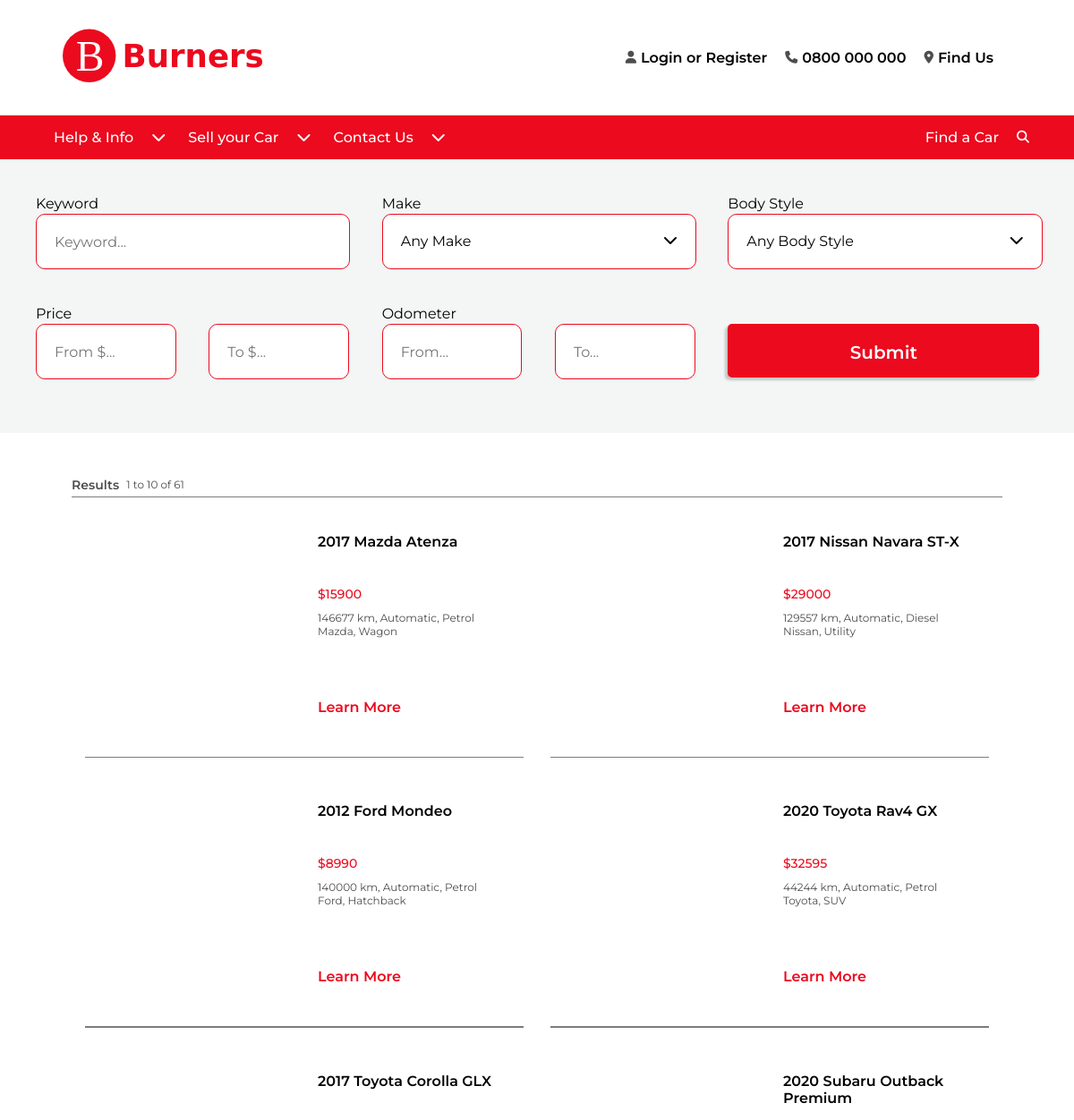
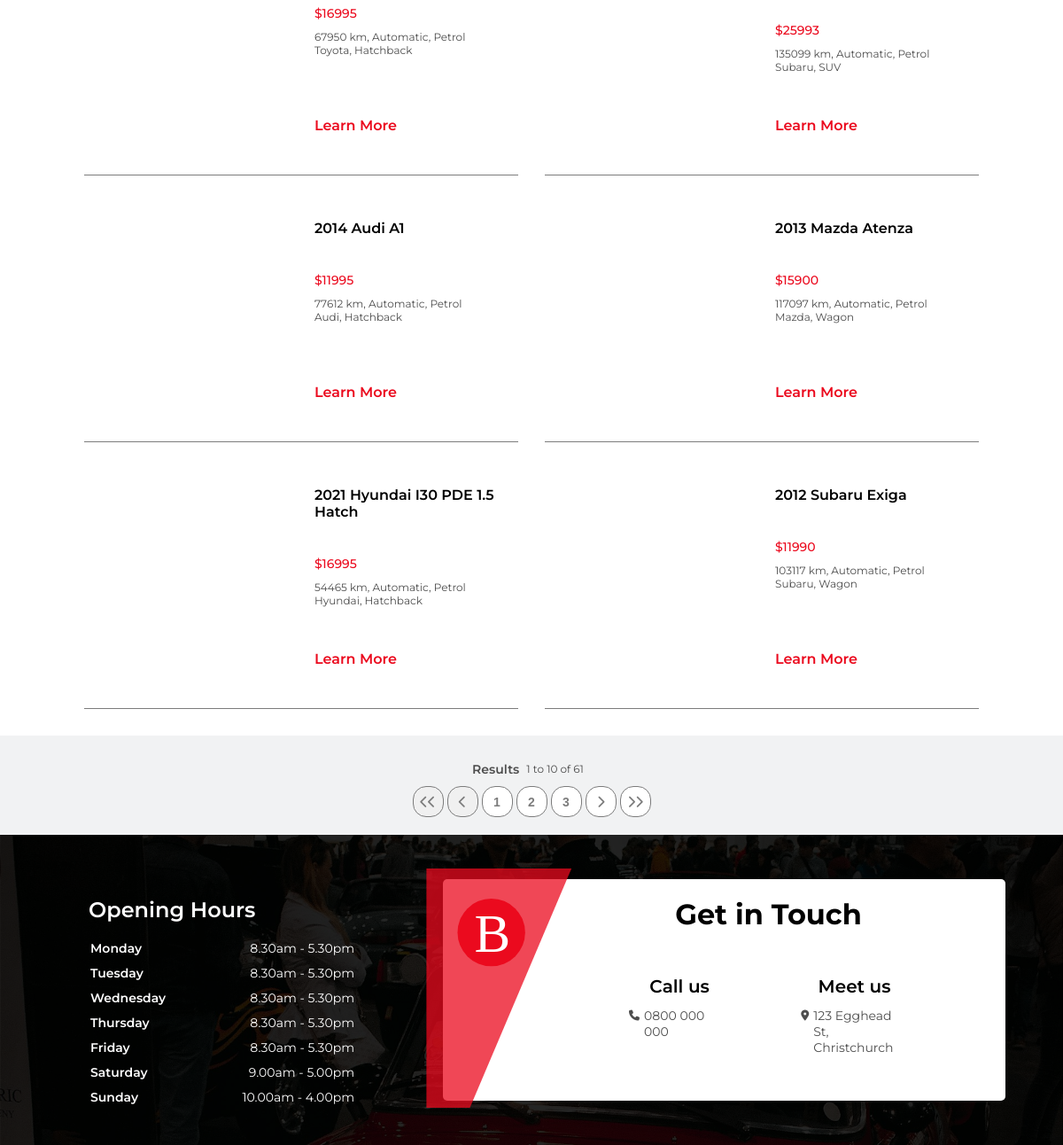
The app's page /cars.php with its own data (2 pictures, top to bottom).
### tables this page shows
CREATE TABLE `cars` (
  `id` int(4) NOT NULL,
  `name` varchar(50) NOT NULL,
  `brand_id` int(2) NOT NULL,
  `body_id` int(2) NOT NULL,
  `price` int(6) NOT NULL,
  `year` int(5) NOT NULL,
  `odometer` int(6) NOT NULL,
  `fuel_id` int(1) NOT NULL,
  `transmission_id` int(1) NOT NULL,
  `img1` varchar(200) NOT NULL,
  `img2` varchar(200) NOT NULL,
  `img3` varchar(200) NOT NULL
);

CREATE TABLE `transmission` (
  `id` int(1) NOT NULL,
  `transmission` varchar(20) NOT NULL
);

CREATE TABLE `fuel` (
  `id` int(1) NOT NULL,
  `fuel` varchar(20) NOT NULL
);

CREATE TABLE `brand` (
  `id` int(11) NOT NULL,
  `brand` varchar(20) NOT NULL
);

CREATE TABLE `body` (
  `id` int(2) NOT NULL,
  `body` varchar(20) NOT NULL
);

### cars.php (the view, shortened to what this page needs)
<!DOCTYPE html>
<html lang="en">
<head>
    <link rel="stylesheet" href="https://cdnjs.cloudflare.com/ajax/libs/font-awesome/6.5.2/css/all.min.css">
    <link rel="stylesheet" href="styles/styles.css">
</head>
<body>
    <?php
        include 'include/navbar.php';
        include("include/db_connect.php");
    ?>
    <div class="car_search_container">
        <form action="cars.php" method="post">
        <div class="car_search">
            <div class="text_search">
                <p class="search_heading">Keyword</p>
                <div>
                    <?php
                        if (isset($_POST['keyword'])) {
                            echo "<input type='text' name='keyword' placeholder='Keyword...' value='", $_POST['keyword'],"'>";
                        } else {
                            echo "<input type='text' name='keyword' placeholder='Keyword...'>";
                        }
                    ?>
                </div>
            </div>
            <div class="search_dropdown_container">
                <p class="search_heading">Make</p>
                <div class="search_dropdown">
                    <p id='make_text'>Any Make</p>
                    <i class="fa-solid fa-chevron-down"></i>
                </div>
            </div>
            <div class="search_dropdown_container">
                <p class="search_heading">Body Style</p>
                <div class="search_dropdown">
                    <p id='body_text'>Any Body Style</p>
                    <i class="fa-solid fa-chevron-down"></i>
                </div>
            </div>
            <div class="text_search" id='search_split'>
                <p class="search_heading">Price</p>
                <div class="search_split">
                    <div>
                        <?php
                            if (isset($_POST['price1'])) {
                                echo "<input type='number' name='price1' placeholder='From $...' value='", $_POST['price1'],"'>";
                            } else {
                                echo "<input type='number' name='price1' placeholder='From $...'>";
                            }
                        ?>
                    </div>
                    <div>
                        <?php
                            if (isset($_POST['price2'])) {
                                echo "<input type='number' name='price2' placeholder='To $...' value='", $_POST['price2'],"'>";
                            } else {
                                echo "<input type='number' name='price2' placeholder='To $...'>";
                            }
                        ?>
                    </div>
                </div>
            </div>
            <div class="text_search" id='search_split'>
                <p class="search_heading">Odometer</p>
                <div class="search_split">
                    <div>
                    <?php
                        if (isset($_POST['odo1'])) {
                            echo "<input type='number' name='odo1' placeholder='From...' value='", $_POST['odo1'],"'>";
                        } else {
                            echo "<input type='number' name='odo1' placeholder='From...'>";
                        }
                    ?>
                    </div>
                    <div>
                    <?php
                        if (isset($_POST['odo2'])) {
                            echo "<input type='number' name='odo2' placeholder='To...' value='", $_POST['odo2'],"'>";
                        } else {
                            echo "<input type='number' name='odo2' placeholder='To...'>";
                        }
                    ?>
                    </div>
                </div>
            </div>
             <div class="car_search_button">
                <input class="car_sb" type="submit" value="Submit">
             </div>
        </div>
    </div>
    <?php
        $items_per_page = '10';
        $item_sql = "SELECT cars.id, cars.year, cars.name, cars.price, cars.img1, cars.odometer,
                        transmission.transmission, fuel.fuel, brand.brand, body.body ";
        $item_sql_count = "SELECT COUNT(*) ";
        $_item_sql = "FROM cars
                        INNER JOIN transmission ON cars.transmission_id = transmission.id
                        INNER JOIN fuel ON cars.fuel_id = fuel.id
                        INNER JOIN brand ON cars.brand_id = brand.id
                        INNER JOIN body ON cars.body_id = body.id
                        WHERE 1 ";
        $item_sql_count .= $_item_sql;
        $item_query_count = mysqli_query($dbconnect, $item_sql_count);
        $item_rs_count = mysqli_fetch_assoc($item_query_count);
        $number_of_results = $item_rs_count['COUNT(*)'];
        if ($number_of_results > 0) {
            if (isset($page_number)) {
                if ($page_number) {
                    $results_from = 1 + ($page_number - 1)*10;
                    if ($results_from + 9 < $number_of_results) {
                        $results_to = $page_number * 10;
                    } else {
                        $results_to = $number_of_results;
                    }
                }
            } else {
                $results_from = 1;
                if (10 < $number_of_results) {
                    $results_to = 10;
                } else {
                    $results_to = $number_of_results;
                }
            }
            $_item_sql .= "LIMIT ";
            $_item_sql .= $results_from - 1;
            $_item_sql .= ", ";
            $_item_sql .= $items_per_page;
            $_item_sql .= ";";
        }
        $item_sql .= $_item_sql;
        $item_query = mysqli_query($dbconnect, $item_sql);
        $item_rs = mysqli_fetch_assoc($item_query);
    ?>
            <?php
                if ($number_of_results > 0) {
                    echo "<div class='search_results_container'>";
                    echo    "<div class='results_number'>";
                    echo        "<p class='bold'>Results</p>";
                    echo            "<p>";
                    echo            $results_from;
                    echo            " to ";
                    echo            $results_to;
                    echo            " of ";
                    echo            $number_of_results;
                    echo        "</p>";
                    echo    "</div>";
                    echo "<hr>";
                } else {
                    echo "<div class='search_results_container' id='no_results'>";
                }
            ?>
        <div class="cars">
                <?php
                    if ($item_rs != null) {
                        do {
                            echo "<div class='car'>";
                            echo    "<div class='car_card'>";
                            echo        "<div class='car_card_crop'>";
                            echo        "</div>";
                            echo        "<div class='car_info'>";
                            echo            "<a href='car_details.php?id=", $item_rs['id'],"'><p class='bold' id='car_title'>", $item_rs['year']," ", $item_rs['name'],"</p></a>";
                            echo            "<div class='br'></div>";
                            echo            "<a href='car_details.php?id=", $item_rs['id'],"'>";
                            echo                "<p class='price'>$", $item_rs['price'],"</p>";
                            echo                "<p class='light'>", $item_rs['odometer']," km, ", $item_rs['transmission'],", ", $item_rs['fuel'],"</p>";
                            echo                "<p class='light'>", $item_rs['brand'],", ", $item_rs['body'],"</p>";
                            echo            "</a>";
                            echo            "<a class='learn_more' href='car_details.php?id=", $item_rs['id'],"'>Learn More</a>";
                            echo        "</div>";
                            echo    "</div>";
                            echo    "<hr id='car'>";
                            echo "</div>";
                        } while ($item_rs = mysqli_fetch_assoc($item_query));
                    }
                ?>
        </div>
    </div>
    <div class="page_selector_container">
    <div class="results_number" id="page_selector">
            <?php
                if ($number_of_results > 0) {
                    echo "<p class='bold'>Results</p>";
                    echo "<p>";
                    echo    $results_from;
                    echo    " to ";
                    echo    $results_to;
                    echo    " of ";
                    echo    $number_of_results;
                    echo "</p>";
                } else {
                    echo "<p class='bold'>";
                    echo    "No Results!";
                    echo "</p>";
                }
            ?>
        </div>
         <?php
            if (isset($_POST['page'])) {
                $page = $_POST['page'];
            } else {
                $page = 1;
            };
            $total_pages = ceil($number_of_results/$items_per_page)
         ?>
        <div class='page_selector'>
            <?php
                if ($page == 1 AND $total_pages >= 3) {
                    echo "<button id='inactive' name='page' disabled><i class='fa-solid fa-chevron-left'></i><i class='fa-solid fa-chevron-left'></i></button>";
                    echo "<button id='inactive' name='page' disabled><i class='fa-solid fa-chevron-left'></i></button>";
                    echo "<button name='page' value='1'>1</button>";
                    echo "<button name='page' value='2'>2</button>";
                    echo "<button name='page' value='3'>3</button>";
                } else if ($page == 1 AND $total_pages == 2) {
                    echo "<button id='inactive' name='page' disabled><i class='fa-solid fa-chevron-left'></i><i class='fa-solid fa-chevron-left'></i></button>";
                    echo "<button id='inactive' name='page' disabled><i class='fa-solid fa-chevron-left'></i></button>";
                    echo "<button name='page' value='1'>1</button>";
                    echo "<button name='page' value='2'>2</button>";
                } else if ($page == 1 AND $total_pages == 1) {
                    echo "<button id='inactive' name='page' disabled><i class='fa-solid fa-chevron-left'></i><i class='fa-solid fa-chevron-left'></i></button>";
                    echo "<button id='inactive' name='page' disabled><i class='fa-solid fa-chevron-left'></i></button>";
                    echo "<button name='page' value='1'>1</button>";
                }
                if ($page >= $total_pages) {
                    echo "<button disabled id='inactive' name='page'><i class='fa-solid fa-chevron-right'></i></button>";
                    echo "<button disabled id='inactive' name='page'><i class='fa-solid fa-chevron-right'></i><i class='fa-solid fa-chevron-right'></i></button>";
                } else {
                    echo "<button name='page' value='", $page+1,"'><i class='fa-solid fa-chevron-right'></i></button>";
                    echo "<button name='page' value='", $total_pages,"'><i class='fa-solid fa-chevron-right'></i><i class='fa-solid fa-chevron-right'></i></button>";
                }
            ?>
        </div>
    </div>
    <?php
        include 'include/footer.php';
    ?>
</body>
</html>

### records on screen
cars: year "2017", name "Mazda Atenza", price "15900", odometer "146677", transmission.transmission "Automatic", fuel.fuel "Petrol", brand.brand "Mazda", body.body "Wagon"
cars: year "2017", name "Nissan Navara ST-X", price "29000", odometer "129557", transmission.transmission "Automatic", fuel.fuel "Diesel", brand.brand "Nissan", body.body "Utility"
cars: year "2012", name "Ford Mondeo", price "8990", odometer "140000", transmission.transmission "Automatic", fuel.fuel "Petrol", brand.brand "Ford", body.body "Hatchback"
cars: year "2020", name "Toyota Rav4 GX", price "32595", odometer "44244", transmission.transmission "Automatic", fuel.fuel "Petrol", brand.brand "Toyota", body.body "SUV"
cars: year "2017", name "Toyota Corolla GLX", price "16995", odometer "67950", transmission.transmission "Automatic", fuel.fuel "Petrol", brand.brand "Toyota", body.body "Hatchback"
cars: year "2020", name "Subaru Outback Premium", price "25993", odometer "135099", transmission.transmission "Automatic", fuel.fuel "Petrol", brand.brand "Subaru", body.body "SUV"
cars: year "2014", name "Audi A1", price "11995", odometer "77612", transmission.transmission "Automatic", fuel.fuel "Petrol", brand.brand "Audi", body.body "Hatchback"
cars: year "2013", name "Mazda Atenza", price "15900", odometer "117097", transmission.transmission "Automatic", fuel.fuel "Petrol", brand.brand "Mazda", body.body "Wagon"
cars: year "2021", name "Hyundai I30 PDE 1.5 Hatch", price "16995", odometer "54465", transmission.transmission "Automatic", fuel.fuel "Petrol", brand.brand "Hyundai", body.body "Hatchback"
cars: year "2012", name "Subaru Exiga", price "11990", odometer "103117", transmission.transmission "Automatic", fuel.fuel "Petrol", brand.brand "Subaru", body.body "Wagon"

### other values on screen
$results_from "1"
$results_to "10"
$number_of_results "61"
